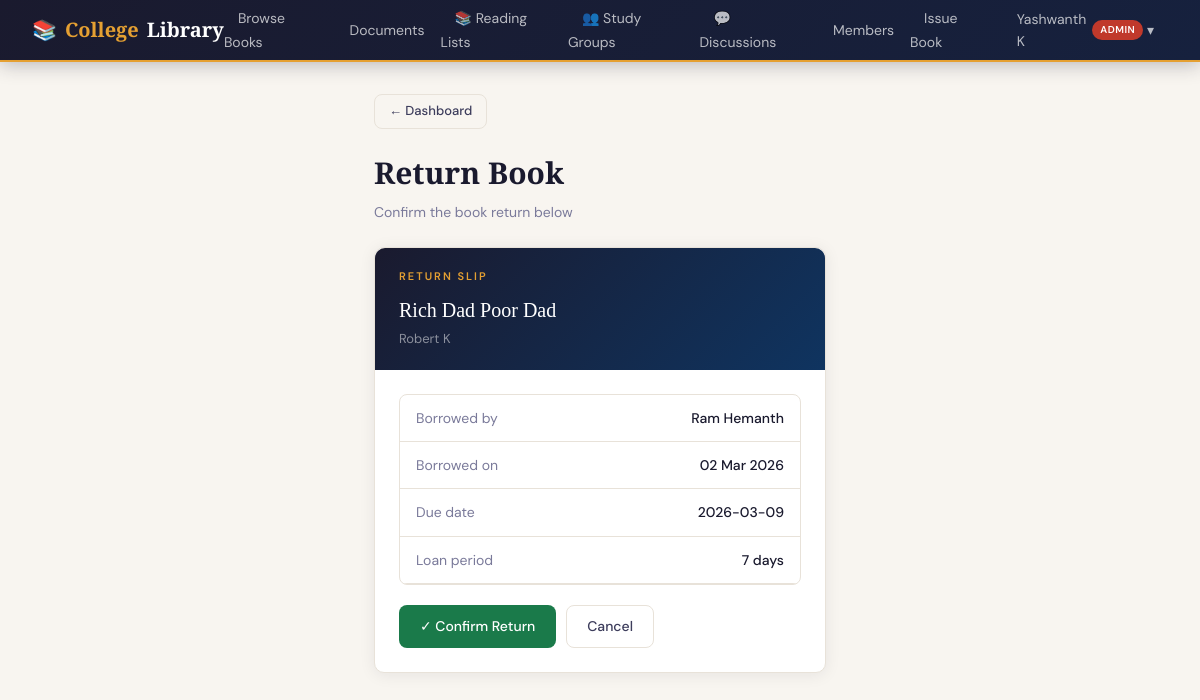
Page /accounts/return/3/ (signed in) on the committed database.
### accounts/models.py (models this page shows, shortened)
class CustomUser(AbstractUser):
    class Role(models.TextChoices):
        ADMIN = 'ADMIN', 'Admin'
        LIBRARIAN = 'LIBRARIAN', 'Librarian'
        TEACHER = 'TEACHER', 'Teacher'
        STUDENT = 'STUDENT', 'Student'
    role = models.CharField(
        max_length=20,
        choices=Role.choices,
        default=Role.STUDENT,
    )
    phone_number = models.CharField(max_length=15, blank=True)
    department = models.CharField(max_length=100, blank=True)   # e.g. "Computer Science"
    student_id = models.CharField(max_length=20, blank=True, unique=True, null=True)
    profile_picture = models.ImageField(upload_to='profiles/', blank=True, null=True)
    is_approved = models.BooleanField(default=False)            # Admin must approve new members
    date_of_joining = models.DateField(auto_now_add=True)
    @property
    def can_manage_books(self):
        return self.role in (self.Role.ADMIN, self.Role.LIBRARIAN)

class BorrowRecord(models.Model):
    class Status(models.TextChoices):
        BORROWED = 'BORROWED', 'Borrowed'
        RETURNED = 'RETURNED', 'Returned'
        OVERDUE = 'OVERDUE', 'Overdue'
        RESERVED = 'RESERVED', 'Reserved'
    user = models.ForeignKey(
        CustomUser,
        on_delete=models.CASCADE,
        related_name='borrow_records',
    )
    book = models.ForeignKey(
        'books.Book',                       # reference existing Book model
        on_delete=models.CASCADE,
        related_name='borrow_records',
    )
    status = models.CharField(
        max_length=20,
        choices=Status.choices,
        default=Status.BORROWED,
    )
    borrowed_date = models.DateTimeField(auto_now_add=True)
    due_date = models.DateField()
    returned_date = models.DateTimeField(null=True, blank=True)
    fine_amount = models.DecimalField(max_digits=6, decimal_places=2, default=0.00)
    notes = models.TextField(blank=True)
    class Meta:
        ordering = ['-borrowed_date']
    def calculate_fine(self):
        from django.utils import timezone
        import datetime
        if self.status == self.Status.RETURNED:
            return self.fine_amount
        today = timezone.now().date()
        if today > self.due_date:
            overdue_days = (today - self.due_date).days
            return overdue_days * 5
        return 0

### books/models.py (models this page shows, shortened)
class Book(models.Model):
    title          = models.CharField(max_length=200, db_index=True)
    author         = models.CharField(max_length=200, db_index=True)
    isbn           = models.CharField(max_length=13, unique=True, db_index=True)
    published_date = models.DateField()
    quantity       = models.PositiveIntegerField(default=1)
    description    = models.TextField(blank=True)
    cover_image    = models.ImageField(upload_to='book_covers/', blank=True, null=True)
    cover_url      = models.URLField(blank=True)          # cached external URL fallback
    qr_code        = models.ImageField(upload_to='book_qrcodes/', blank=True, null=True)
    created_at     = models.DateTimeField(auto_now_add=True)
    updated_at     = models.DateTimeField(auto_now=True)
    added_by       = models.ForeignKey(
        settings.AUTH_USER_MODEL,
        on_delete=models.SET_NULL,
        null=True, blank=True,
        related_name='books_added',
    )
    class Meta:
        ordering = ['title']

### accounts/views.py (the view, shortened to what this page needs)
# urls.py: path('return/<int:record_id>/', views.return_book_view,  name='return_book'),
@login_required
@staff_required
def return_book_view(request, record_id):
    record = get_object_or_404(BorrowRecord, pk=record_id)
    loan_days = (record.due_date - record.borrowed_date.date()).days
    return_info = [
        ('Borrowed by',  record.user.get_full_name() or record.user.username),
        ('Borrowed on',  record.borrowed_date.strftime('%d %b %Y')),
        ('Due date',     str(record.due_date)),
        ('Loan period',  f"{loan_days} day{'s' if loan_days != 1 else ''}"),
    ]
    return render(request, 'accounts/return_book.html', {
        'record': record,
        'return_info': return_info,
    })

### templates/accounts/return_book.html (shortened to what this page needs)
{% extends 'base.html' %}
{% block content %}
<div class="page" style="max-width:500px;">
  <a href="{% url 'accounts:dashboard' %}" class="btn btn-outline btn-sm" style="margin-bottom:20px;">← Dashboard</a>
  <div class="page-title">Return Book</div>
  <div class="page-sub">Confirm the book return below</div>
  <div class="card">
    <div style="background:linear-gradient(135deg,var(--navy),var(--navy-deep));padding:20px 24px;border-radius:var(--radius) var(--radius) 0 0;">
      <div style="font-size:11px;font-weight:600;letter-spacing:2px;text-transform:uppercase;color:var(--gold);margin-bottom:8px;">Return Slip</div>
      <div style="font-family:'Playfair Display',serif;font-size:20px;color:#fff;">{{ record.book.title }}</div>
      <div style="font-size:13px;color:rgba(255,255,255,0.5);margin-top:3px;">{{ record.book.author }}</div>
    </div>
    <div class="card-body">
      <div style="display:grid;gap:0;margin-bottom:20px;border:1px solid var(--border);border-radius:8px;overflow:hidden;">
        {% for label, value in return_info %}
        <div style="display:flex;justify-content:space-between;padding:12px 16px;border-bottom:1px solid var(--border);font-size:14px;">
          <span style="color:var(--ink3);">{{ label }}</span><span style="font-weight:500;">{{ value }}</span>
        </div>
        {% endfor %}
      </div>
      <form method="post">
        <div style="display:flex;gap:10px;">
          <button type="submit" class="btn btn-success">✓ Confirm Return</button>
          <a href="{% url 'accounts:dashboard' %}" class="btn btn-outline">Cancel</a>
        </div>
      </form>
    </div>
  </div>
</div>
{% endblock %}

### templates/base.html (shortened to what this page needs)
<!DOCTYPE html>
<html lang="en">
<head>
</head>
<body>
{% if user.is_authenticated %}
<nav class="navbar">
  <a class="nav-brand" href="{% url 'accounts:dashboard' %}">📚 <span>College</span> Library</a>
  <ul class="nav-links">
    <li><a href="{% url 'books:book_list' %}">Browse Books</a></li>
    <li><a href="{% url 'books:document_list' %}">Documents</a></li>
    <li><a href="{% url 'social:reading_lists' %}">📚 Reading Lists</a></li>
    <li><a href="{% url 'social:study_rooms' %}">👥 Study Groups</a></li>
    <li><a href="{% url 'social:discussions' %}">💬 Discussions</a></li>
    {% if user.can_manage_books %}
      <li><a href="{% url 'accounts:manage_users' %}">Members</a></li>
      <li><a href="{% url 'accounts:issue_book' %}">Issue Book</a></li>
    {% else %}
      <li><a href="{% url 'accounts:my_borrows' %}">My Books</a></li>
    {% endif %}
    <li class="nav-dropdown">
      <a href="#" class="nav-dropdown-toggle">
        {{ user.get_full_name|default:user.username }}
        <span class="nav-role-badge role-{{ user.role|lower }}">{{ user.get_role_display }}</span>
        &nbsp;▾
      </a>
    </li>
  </ul>
</nav>
{% endif %}
{% block content %}{% endblock %}
</body>
</html>

### templates/base.html (style rules this page uses)
:root { --navy: #1a1a2e; --navy-mid: #16213e; --navy-deep: #0f3460; --gold: #e5a032; --gold-dk: #c8841a; --gold-lt: #fdf3e0; --gold-bd: #f0d79a; --cream: #f8f5f0; --paper: #f2ede6; --border: #e8e2d9; --ink: #1a1a2e; --ink2: #3d3d5c; --ink3: #7a7a9a; --white: #ffffff; --danger: #c0392b; --success: #1a7a4a; --warn: #b5832a; --info: #0d6e6e; --radius: 10px; --shadow: 0 2px 16px rgba(26,26,46,0.08); --shadow-lg: 0 8px 40px rgba(26,26,46,0.16); }
*, *::before, *::after { box-sizing: border-box; margin: 0; padding: 0; }
body { font-family: 'DM Sans', sans-serif; background: var(--cream); color: var(--ink); min-height: 100vh; font-size: 15px; line-height: 1.6; }
.navbar { background: linear-gradient(135deg, var(--navy) 0%, var(--navy-mid) 100%); padding: 0 32px; height: 62px; display: flex; align-items: center; justify-content: space-between; position: sticky; top: 0; z-index: 200; border-bottom: 2px solid var(--gold); box-shadow: 0 2px 20px rgba(26,26,46,0.3); }
.nav-brand { font-family: 'Playfair Display', serif; font-size: 20px; font-weight: 700; color: #fff; text-decoration: none; display: flex; align-items: center; gap: 8px; }
.nav-brand span { color: var(--gold); }
.nav-links { display: flex; align-items: center; gap: 2px; list-style: none; }
.nav-links a { color: rgba(255,255,255,0.7); text-decoration: none; font-size: 14px; font-weight: 400; padding: 7px 14px; border-radius: 8px; transition: all 0.2s; }
.nav-role-badge { font-size: 10px; font-weight: 600; padding: 2px 8px; border-radius: 20px; margin-left: 6px; text-transform: uppercase; letter-spacing: 0.5px; }
.role-admin { background: #c0392b; color: #fff; }
.nav-dropdown { position: relative; }
.nav-dropdown-toggle { cursor: pointer; display: flex; align-items: center; }
.page { padding: 32px 24px; max-width: 1160px; margin: 0 auto; }
.card { background: #fff; border: 1px solid var(--border); border-radius: var(--radius); box-shadow: var(--shadow); }
.card-body { padding: 24px; }
.btn { display: inline-flex; align-items: center; gap: 6px; padding: 9px 20px; border-radius: 8px; font-family: 'DM Sans', sans-serif; font-size: 14px; font-weight: 500; cursor: pointer; border: 1.5px solid transparent; text-decoration: none; transition: all 0.18s; white-space: nowrap; }
.btn-outline { background: transparent; color: var(--ink2); border-color: var(--border); }
.btn-success { background: var(--success); color: #fff; }
.btn-sm { padding: 6px 14px; font-size: 13px; }
.page-title { font-family: 'Playfair Display', serif; font-size: 30px; font-weight: 700; color: var(--ink); margin-bottom: 4px; }
.page-sub { color: var(--ink3); font-size: 14px; margin-bottom: 24px; }

### rows in the picture
CustomUser: get_full_name "Yashwanth K", role "ADMIN"
BorrowRecord: book "Rich Dad Poor Dad", book.author "Robert K"

### other values in the picture
{{ label }} "Borrowed by" "Borrowed on" "Due date" "Loan period"
{{ value }} "Ram Hemanth" "02 Mar 2026" "2026-03-09" "7 days"
